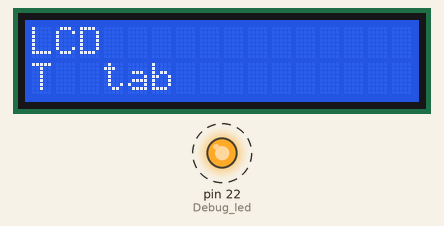
Recording of a sketch running on a simulated Arduino Mega 2560, built with avr-gcc and run on an emulated ATmega2560. On the bench: 16×2 character LCD, output pins drawn as LEDs (lit = HIGH). Dashed ring = blinking.

Above: at 0.1 s.
Timing chart, 0 to 130.0 s (numbered marks = the images above):
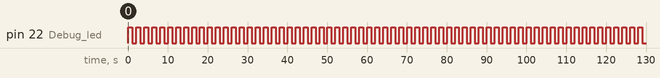

The sketch:

lcd_test.ino
```cpp
#include <LiquidCrystal.h>
LiquidCrystal lcd(21, 2, 19, 18, 5, 17, 16);

void setup()
{
  pinMode(22, OUTPUT); // Debug led
  lcd.begin(16, 2);
  lcd.clear();
  lcd.print("LCD");

  lcd.setCursor(0, 1);
  lcd.print("T");
  lcd.print((char)153);
  lcd.print((char)153);
  lcd.print("tab");
}

void loop()
{
  // put your main code here, to run repeatedly:
  digitalWrite(22, HIGH);
  delay(1000);
  digitalWrite(22, LOW);
  delay(1000);
}
```

Measured:
- by itself, pin 22 (Debug_led): alternates HIGH for 1.0 s and LOW for 1.0 s
